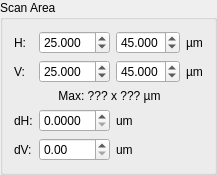
        <widget class="QGroupBox" name="groupBox_scanarea">
         <property name="title">
          <string>Scan Area</string>
         </property>
         <layout class="QGridLayout" name="gridLayout">
          <item row="0" column="0">
           <widget class="QLabel" name="h_label">
            <property name="text">
             <string>H:</string>
            </property>
           </widget>
          </item>
          <item row="2" column="3">
           <widget class="QLabel" name="label_4">
            <property name="text">
             <string>µm</string>
            </property>
           </widget>
          </item>
          <item row="3" column="1" colspan="2">
           <widget class="QLabel" name="maxdim_label">
            <property name="text">
             <string>Max: ??? x ??? µm</string>
            </property>
            <property name="alignment">
             <set>Qt::AlignCenter</set>
            </property>
           </widget>
          </item>
          <item row="0" column="3">
           <widget class="QLabel" name="label_2">
            <property name="text">
             <string>µm</string>
            </property>
           </widget>
          </item>
          <item row="2" column="0">
           <widget class="QLabel" name="v_label">
            <property name="text">
             <string>V:</string>
            </property>
           </widget>
          </item>
          <item row="0" column="1">
           <widget class="QDoubleSpinBox" name="h0_doubleSpinBox">
            <property name="decimals">
             <number>3</number>
            </property>
            <property name="value">
             <double>25.000000000000000</double>
            </property>
           </widget>
          </item>
          <item row="2" column="1">
           <widget class="QDoubleSpinBox" name="v0_doubleSpinBox">
            <property name="decimals">
             <number>3</number>
            </property>
            <property name="value">
             <double>25.000000000000000</double>
            </property>
           </widget>
          </item>
          <item row="0" column="2">
           <widget class="QDoubleSpinBox" name="h1_doubleSpinBox">
            <property name="decimals">
             <number>3</number>
            </property>
            <property name="value">
             <double>45.000000000000000</double>
            </property>
           </widget>
          </item>
          <item row="2" column="2">
           <widget class="QDoubleSpinBox" name="v1_doubleSpinBox">
            <property name="decimals">
             <number>3</number>
            </property>
            <property name="value">
             <double>45.000000000000000</double>
            </property>
           </widget>
          </item>
          <item row="4" column="2">
           <widget class="QLabel" name="label_7">
            <property name="text">
             <string>um</string>
            </property>
           </widget>
          </item>
          <item row="5" column="2">
           <widget class="QLabel" name="label_9">
            <property name="text">
             <string>um</string>
            </property>
           </widget>
          </item>
          <item row="4" column="0">
           <widget class="QLabel" name="dh_label">
            <property name="text">
             <string>dH:</string>
            </property>
           </widget>
          </item>
          <item row="5" column="0">
           <widget class="QLabel" name="dv_label">
            <property name="text">
             <string>dV:</string>
            </property>
           </widget>
          </item>
          <item row="4" column="1">
           <widget class="QDoubleSpinBox" name="dh_doubleSpinBox">
            <property name="decimals">
             <number>4</number>
            </property>
           </widget>
          </item>
          <item row="5" column="1">
           <widget class="QDoubleSpinBox" name="dv_doubleSpinBox"/>
          </item>
         </layout>
        </widget>
